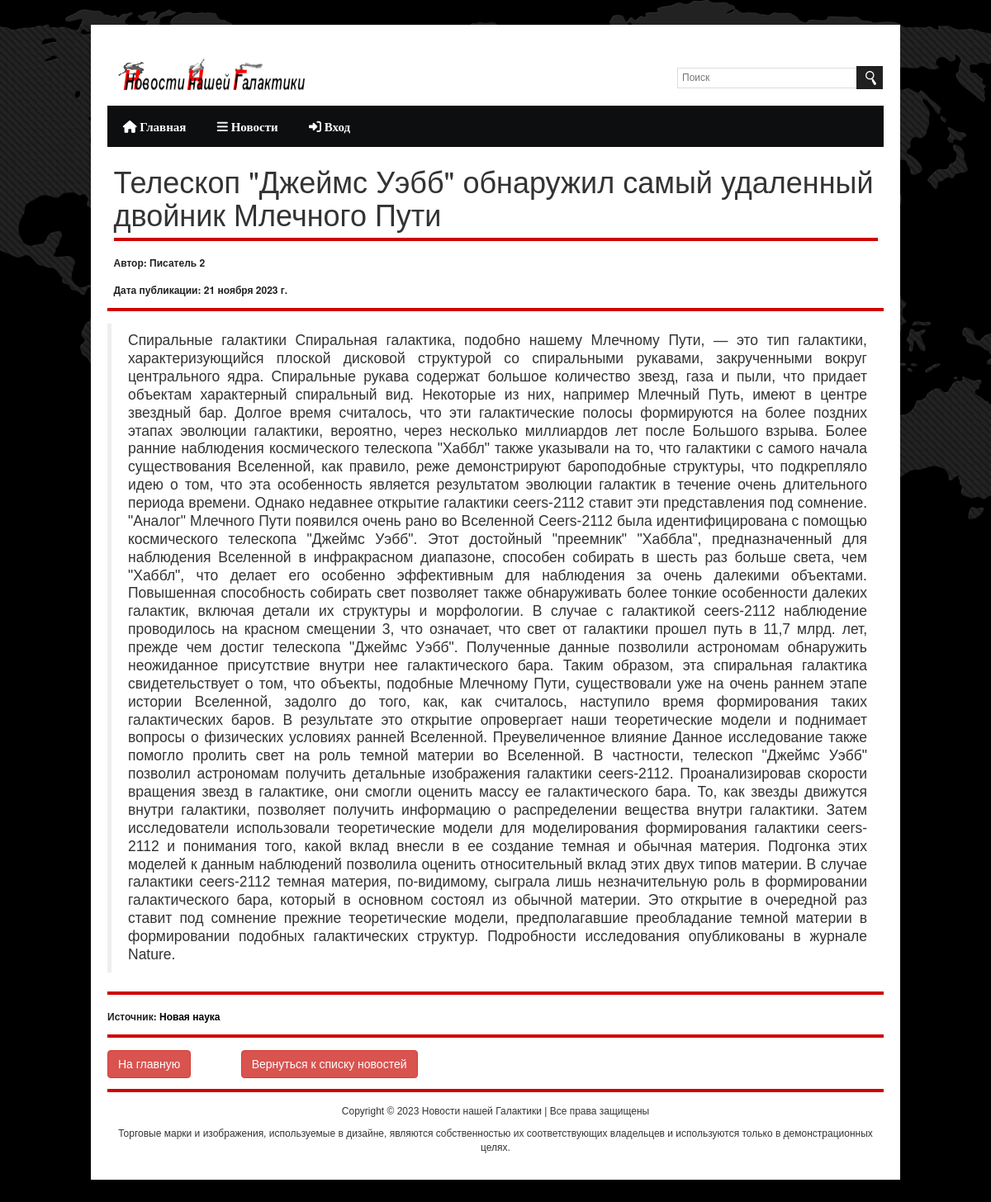
Page /news/4 on the earlier database version.
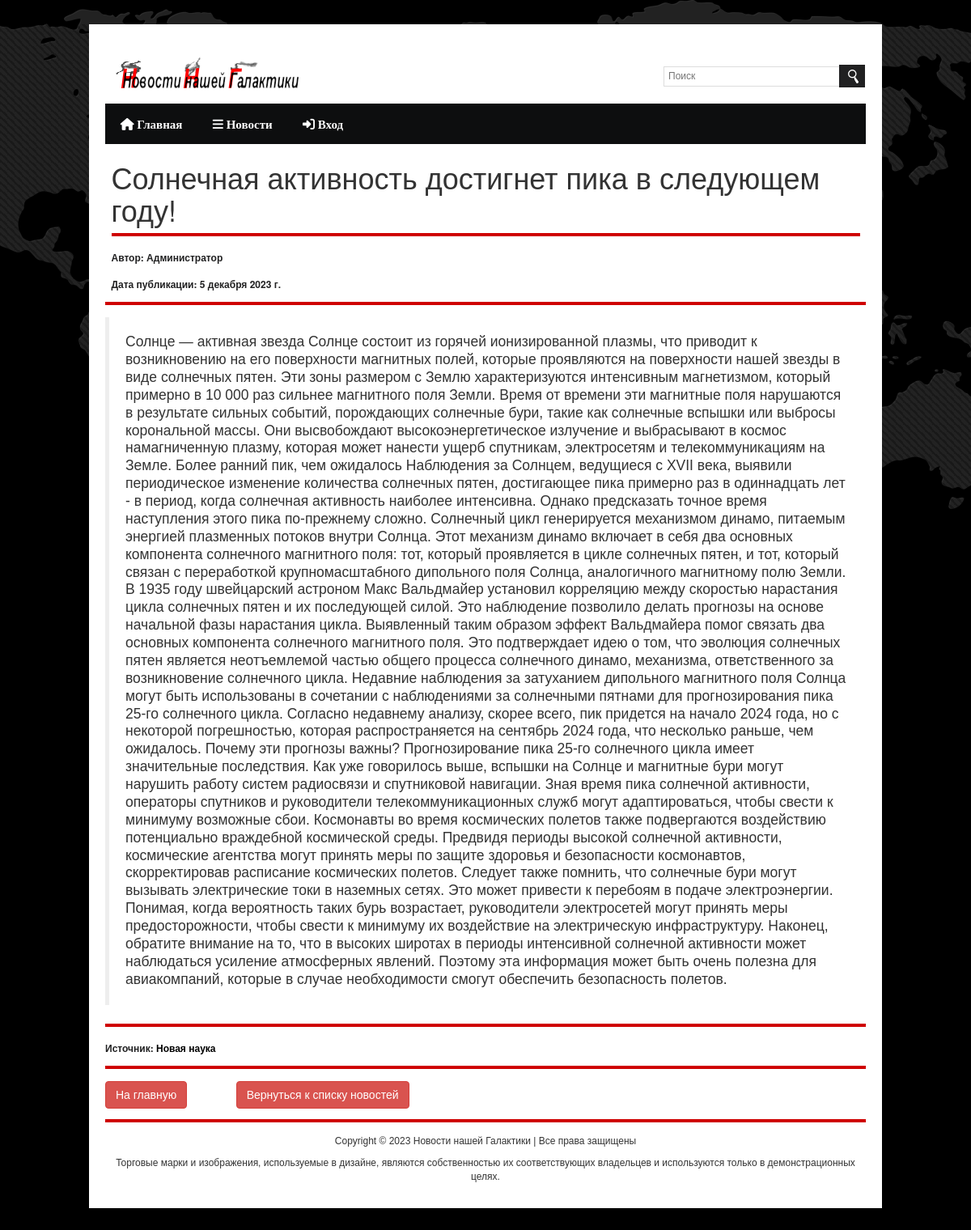
Same page on the later database version.
### news/models.py (models this page shows, shortened)
class Article(models.Model):
    categories = (('АН', 'Астрономия'),
                  ('К', 'Космонавтика'),
                  ('АФ', 'Астрофизика'),
                  ('Г', 'Геология'))
    author = models.ForeignKey(User, on_delete=models.SET_NULL, null=True, verbose_name='Автор')
    title = models.CharField('Название новости', max_length=150, default='', null=False)
    anouncement = models.TextField('Аннотация', max_length=1250, null=False)
    source = models.URLField('Источник', null=True)
    sourcename = models.CharField('Название источника', max_length=150, null=False)
    text = models.TextField('Текст новости', null=False)
    date = models.DateTimeField('Дата публикации', auto_created=True)
    categories=models.CharField(choices=categories, max_length=20, verbose_name='Категории', null=False)
    tags = models.ManyToManyField(to=Tag, blank=True)
    status = models.BooleanField(default=False, verbose_name='Опубликовано')
    objects = models.Manager()
    published = PublishedToday()
    class Meta:
        ordering = ['title','date']
        verbose_name = 'Новость'
        verbose_name_plural = 'Новости'

### users/models.py (models this page shows, shortened)
class Account(models.Model):
    gender_choices = (('М', 'Мужской'),
                      ('Ж', 'Женский'),
                      ('N/A', 'Не определен'))
    user = models.OneToOneField(User, on_delete=models.CASCADE,
                                primary_key=True, verbose_name='Пользователь')
    nickname = models.CharField(max_length=100, verbose_name='Имя автора (псевдоним)')
    birthdate = models.DateField(null=True, verbose_name='День рождения')
    gender = models.CharField(choices=gender_choices, max_length=20, verbose_name='Пол')
    account_image = models.ImageField(default='default.jpg',
                                      upload_to='account_images', verbose_name='Фото аккаунта')
    class Meta:
        ordering = ['user','gender']
        verbose_name = 'Аккаунт'
        verbose_name_plural = 'Аккаунты'

### news/views.py (the view)
# urls.py: path('<int:pk>', views.ArticleDetailView.as_view(), name='news_detail'),
class ArticleDetailView(DetailView):
    model = Article
    template_name = 'news/news_detail.html'
    context_object_name = 'news'
    def get_context_data(self, **kwargs):
        context = super().get_context_data(**kwargs)
        current_object = self.object
        images = Image.objects.filter(article=current_object)
        context['images'] = images
        return context

### news/templates/news/news_detail.html (shortened to what this page needs)
<!DOCTYPE html PUBLIC "-//W3C//DTD XHTML 1.0 Transitional//EN"
        "http://www.w3.org/TR/xhtml1/DTD/xhtml1-transitional.dtd">
{% load static %}
{% load bootstrap5 %}
<html xmlns="http://www.w3.org/1999/xhtml">
<html lang="ru">
<head>
    {%bootstrap_css%}
    <link rel="stylesheet" type="text/css" href="{% static 'main/' %}assets/font/font-awesome.min.css"/>
    <link rel="stylesheet" type="text/css" href="{% static 'main/' %}assets/font/font.css"/>
    <link rel="stylesheet" type="text/css" href="{% static 'main/' %}assets/css/bootstrap.min.css" media="screen"/>
    <link rel="stylesheet" type="text/css" href="{% static 'main/' %}assets/css/style.css" media="screen"/>
    <link rel="stylesheet" type="text/css" href="{% static 'main/' %}assets/css/responsive.css" media="screen"/>
    <link rel="stylesheet" type="text/css" href="{% static 'main/' %}assets/css/jquery.bxslider.css" media="screen"/>
</head>
<body>
<div class="body_wrapper">
    <div class="center">
        {% block header %} {% include 'main/header.html' %} {% endblock %}
        <div class="container-fluid">
        <h1>{{ news.title }}</h1>
        <h6 class="title"></h6>
        <h3>Автор: {{ news.author.account.nickname }}</h3>
        <h3>Дата публикации: {{ news.date.date }}</h3><br>
        </div>
        <h6 class="title"></h6>
        <blockquote class="blockquote">
            <p align="justify">{{ news.text|safe }}</p>
        </blockquote>
        <br>
        <h6 class="title"></h6>
        <h3>Источник: <a href="{{ news.source }}">{{ news.sourcename }}</a></h3><br>
        <h6 class="title"></h6>
        <div class="row">
            <div class="col-lg-2">
                <a class="btn btn-danger" href="{% url 'home' %}">На главную</a>
            </div>
            <div class="col-lg-6">
                <a class="btn btn-danger" href="{% url 'news_index' %}">Вернуться к списку новостей</a>
            </div>
        </div>
        <br>
        <h6 class="title"></h6>
        {% block footer %} {% include 'main/footer.html' %} {% endblock %}
    </div>
</div>
</body>
</html>

Differences in the rows shown:
changed Article "Новая наука": title "Телескоп \"Джеймс Уэбб\" обнаружил самый удаленный двойник Млечного Пути" → "Солнечная активность достигнет пика в следующем году!"; author.account.nickname "Писатель 2" → "Администратор"; date "21 ноября 2023 г." → "5 декабря 2023 г."; text "Спиральные галактики Спиральная галактика, подобно нашему Млечному Пути, — это тип галактики, характеризующийся плоской дисковой структурой со спиральными рукавами, закрученными вокруг центрального ядра. Спиральные рукава содержат большое количество звезд, газа и пыли, что придает объектам характерный спиральный вид. Некоторые из них, например Млечный Путь, имеют в центре звездный бар. Долгое время считалось, что эти галактические полосы формируются на более поздних этапах эволюции галактики, вероятно, через несколько миллиардов лет после Большого взрыва. Более ранние наблюдения космического телескопа \"Хаббл\" также указывали на то, что галактики с самого начала существования Вселенной, как…" → "Солнце — активная звезда Солнце состоит из горячей ионизированной плазмы, что приводит к возникновению на его поверхности магнитных полей, которые проявляются на поверхности нашей звезды в виде солнечных пятен. Эти зоны размером с Землю характеризуются интенсивным магнетизмом, который примерно в 10 000 раз сильнее магнитного поля Земли. Время от времени эти магнитные поля нарушаются в результате сильных событий, порождающих солнечные бури, такие как солнечные вспышки или выбросы корональной массы. Они высвобождают высокоэнергетическое излучение и выбрасывают в космос намагниченную плазму, которая может нанести ущерб спутникам, электросетям и телекоммуникациям на Земле. Более ранний пик, чем…"
